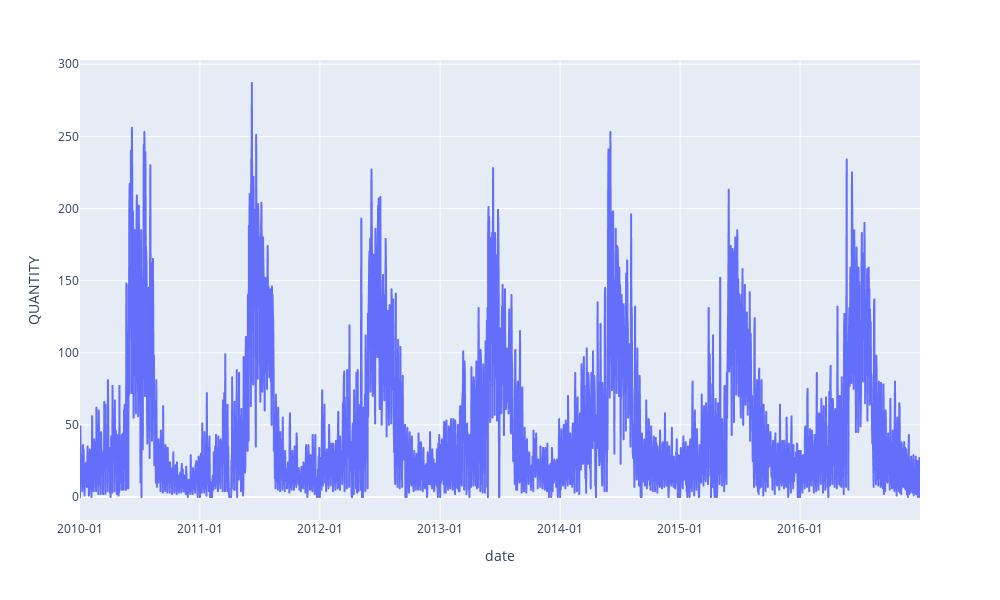

The code cell stored with this chart in its notebook:
### Code cell
fig = px.line(data_frame=swim_df, x='date', y='QUANTITY', width=1000, height=600)
fig.update_layout(xaxis=dict(tickformat="%Y-%m"  ))
fig.show()

### Figure 1 — Plotly figure (JSON) as saved in the notebook; plotly's stock layout.template omitted (floating-point values rounded to 4 significant figures; data arrays with more than 128 entries replaced by an {"elided": "..."} marker saying what was removed)
{"data": [{"hovertemplate": "date=%{x}<br>QUANTITY=%{y}<extra></extra>", "legendgroup": "", "line": {"color": "#636efa", "dash": "solid"}, "marker": {"symbol": "circle"}, "mode": "lines", "name": "", "showlegend": false, "type": "scattergl", "x": {"elided": "2557 str values"}, "xaxis": "x", "y": {"elided": "2557 int values"}, "yaxis": "y"}], "layout": {"height": 600, "legend": {"tracegroupgap": 0}, "margin": {"t": 60}, "width": 1000, "xaxis": {"anchor": "y", "domain": [0, 1], "tickformat": "%Y-%m", "title": {"text": "date"}}, "yaxis": {"anchor": "x", "domain": [0, 1], "title": {"text": "QUANTITY"}}}}
